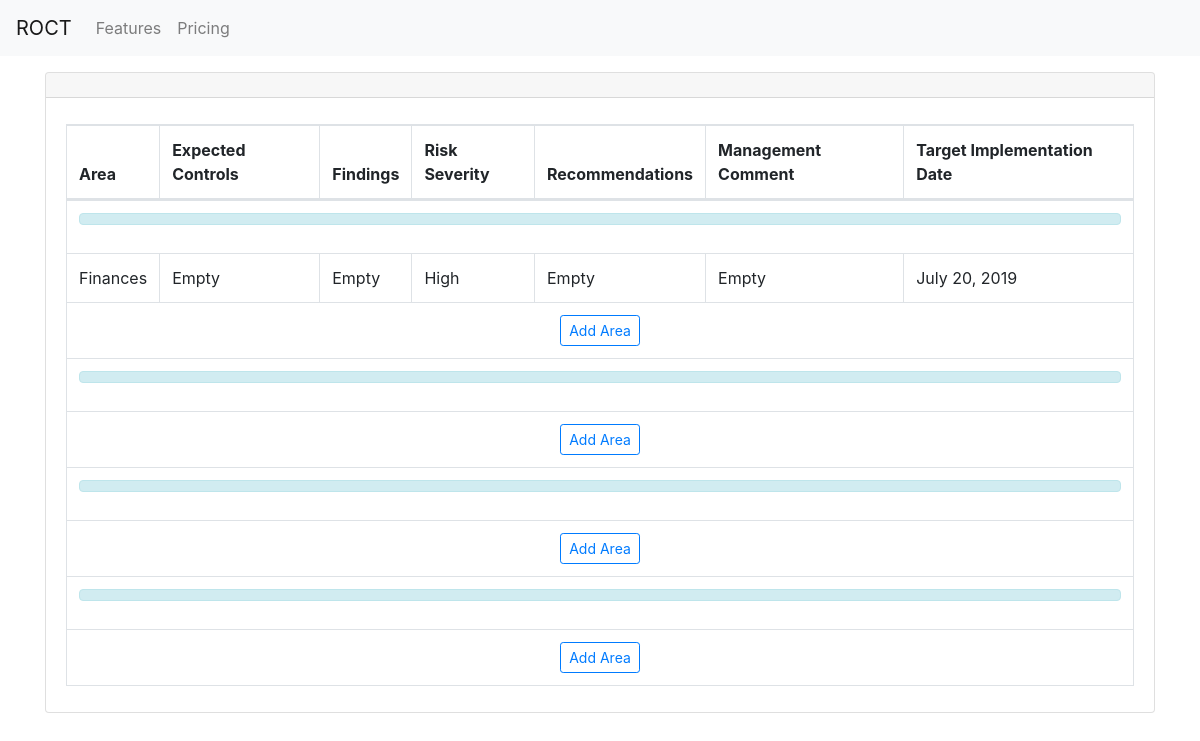
The page /load/1 on the database its author committed.
### core/models.py (models this page shows, shortened)
class Section(models.Model):
    section_name = models.CharField(max_length=100, verbose_name="Section name")
    template = models.ManyToManyField("Template", verbose_name="template")
    class Meta:
        verbose_name = "Section"

class Area(models.Model):
    risk_choices = (
        ("High", "high"),
        ("Medium", "medium"),
        ("Low", "low"),
    )
    area_name = models.CharField(max_length=100, verbose_name="Area name", null=True)
    expected_controls = models.CharField(max_length=500, verbose_name="Expected Controls", null=True)
    findings = models.CharField(max_length=100, verbose_name="Findings", null=True)
    risk = models.CharField(max_length=50, choices=risk_choices, verbose_name="Risk Severity", null=True)
    recommendation = models.CharField(max_length=500, verbose_name="Recommendation", null=True)
    comment = models.CharField(max_length=500, verbose_name="Management Comment", null=True)
    implementation_date = models.DateField(auto_now_add=False, verbose_name="Target Implementation Date", null=True)
    section = models.ForeignKey("Section", verbose_name="Section", on_delete=models.CASCADE, null=True)
    template = models.ManyToManyField("Template", verbose_name="Oversight Mission",null=True)
    class Meta:
        verbose_name = "Area"

### core/views.py (the view)
# urls.py: path('load/<int:template_id>', loadTemplate ,name="load_template"),
def loadTemplate(request, template_id):
    template = Template.objects.get(pk=template_id)
    sections = Section.objects.filter(template__id=template_id)
    areas = Area.objects.filter(template__id=template_id)
    form = AddTemplateForm()
    context = {
        "template":template,
        "sections":sections,
        "areas":areas,
        "form":form,
    }
    return render(request, "core/load.html", context)

### core/models.py (called while the page is built)
    def __str__(self):
        return self.ro_name

    def __str__(self):
        return self.co_name

    def __str__(self):
        return self.bu_name

### core/templates/core/load.html (shortened to what this page needs)
{% extends "core/base.html" %}
{% load crispy_forms_tags %}
{% load widget_tweaks %}
{% load static %}
{% block content %}
    <div class="container">
            <div class="card mt-3">
                <div class="card-header">{{ template.name }}</div>
                <div class="card-body">
                    <table id="{{ template.id }}" data-order="[]" class="table table-bordered" >
                        <thead>
                            <tr>
                                <th>Area</th>
                                <th>Expected Controls</th>
                                <th>Findings</th>
                                <th>Risk Severity</th>
                                <th>Recommendations</th>
                                <th>Management Comment</th>
                                <th>Target Implementation Date</th>
                            </tr>
                        </thead>
                        <tbody>
                            {% for section in sections %}
                            <tr>
                                <td colspan="7">
                                    <div class="alert alert-info" style="padding: 5px !important">{{ section.name }}</div>
                                </td>
                            </tr>
                            <tr>
                                {% for area in areas %}
                                {% if area.section == section %}
                                    <td>{{ area.area_name }}</td>
                                    <td>{{ area.expected_controls }}</td>
                                    <td>{{ area.findings }}</td>
                                    <td>{{ area.risk }}</td>
                                    <td>{{ area.recommendation }}</td>
                                    <td>{{ area.comment }}</td>
                                    <td>{{ area.implementation_date }}</td>
                                {% endif %}
                                {% endfor %}
                            </tr>
                            <tr>
                                <td colspan="7" class="text-center">
                                    <button class="btn btn-outline-primary btn-sm" data-toggle="collapse" data-target="#form-{{ section.id }}">Add Area</button>
                                </td>
                            </tr>
                            {% endfor %}
                        </tbody>
                    </table>
                </div>
            </div>
    </div>
{% endblock %}

### rows shown on the page
Area: area_name "Finances", expected_controls "Empty", findings "Empty", risk "High", recommendation "Empty", comment "Empty", implementation_date "July 20, 2019"
